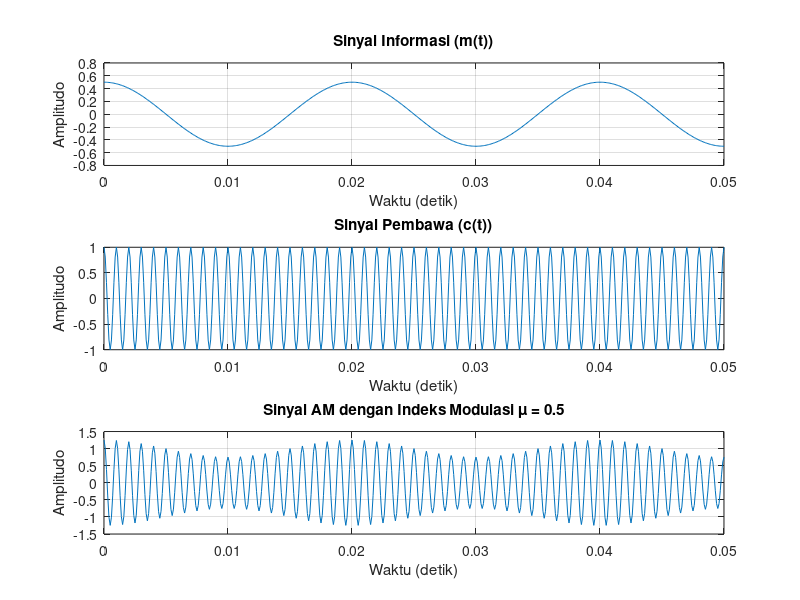

Write MATLAB code to recreate this figure.
% Parameter dasar
Ac = 1;            % Amplitudo sinyal pembawa (Carrier amplitude)
Am = 0.5;          % Amplitudo sinyal informasi (Message amplitude)
fc = 1000;         % Frekuensi sinyal pembawa (Carrier frequency) dalam Hz
fm = 50;           % Frekuensi sinyal informasi (Message frequency) dalam Hz
m = Am / Ac;          % Indeks modulasi

% Waktu sampling
Fs = 10000;        % Frekuensi sampling (Sampling frequency) dalam Hz
t = 0:1/Fs:0.05;   % Waktu dari 0 hingga 0.05 detik

% Sinyal informasi (Message signal)
m_t = Am * cos(2*pi*fm*t);

% Sinyal pembawa (Carrier signal)
c_t = Ac * cos(2*pi*fc*t);

% Sinyal AM dengan modulasi amplitudo
s_t = (Ac + m * m_t) .* cos(2*pi*fc*t);

% Plot sinyal informasi, sinyal pembawa, dan sinyal AM
figure;

% Plot sinyal informasi
subplot(3,1,1);
plot(t, m_t);
title('Sinyal Informasi (m(t))');
xlabel('Waktu (detik)');
ylabel('Amplitudo');
grid on;

% Plot sinyal pembawa
subplot(3,1,2);
plot(t, c_t);
title('Sinyal Pembawa (c(t))');
xlabel('Waktu (detik)');
ylabel('Amplitudo');
grid on;

% Plot sinyal yang telah dimodulasi (AM)
subplot(3,1,3);
plot(t, s_t);
title(['Sinyal AM dengan Indeks Modulasi \mu = ', num2str(m)]);
xlabel('Waktu (detik)');
ylabel('Amplitudo');
grid on;
